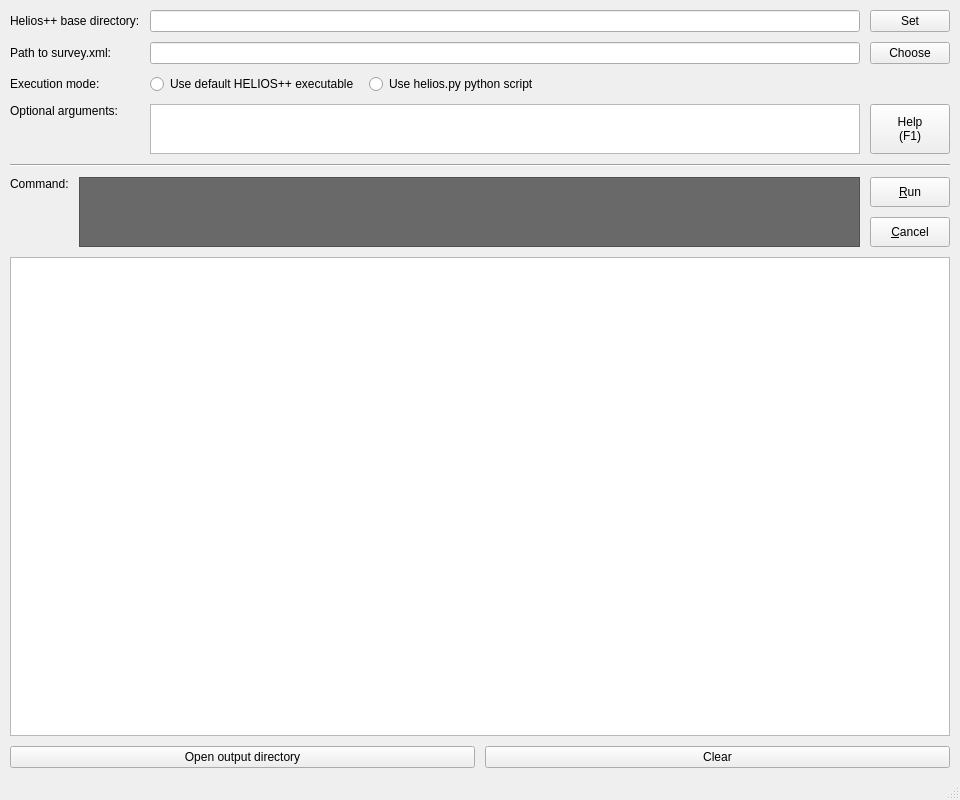
<?xml version="1.0" encoding="UTF-8"?>
<ui version="4.0">
 <class>MainWindow</class>
 <widget class="QMainWindow" name="MainWindow">
  <property name="geometry">
   <rect>
    <x>0</x>
    <y>0</y>
    <width>960</width>
    <height>800</height>
   </rect>
  </property>
  <property name="minimumSize">
   <size>
    <width>0</width>
    <height>0</height>
   </size>
  </property>
  <property name="windowTitle">
   <string>Helios++ GUI</string>
  </property>
  <property name="windowIcon">
   <iconset resource="../res/resources.qrc">
    <normaloff>:/heliospp.png</normaloff>:/heliospp.png</iconset>
  </property>
  <widget class="QWidget" name="centralwidget">
   <layout class="QGridLayout" name="gridLayout_2">
    <property name="leftMargin">
     <number>10</number>
    </property>
    <property name="topMargin">
     <number>10</number>
    </property>
    <property name="rightMargin">
     <number>10</number>
    </property>
    <property name="bottomMargin">
     <number>10</number>
    </property>
    <property name="spacing">
     <number>10</number>
    </property>
    <item row="9" column="0">
     <widget class="QTextBrowser" name="outputBrowser">
      <property name="minimumSize">
       <size>
        <width>0</width>
        <height>400</height>
       </size>
      </property>
      <property name="font">
       <font>
        <family>DejaVu Sans Mono</family>
       </font>
      </property>
      <property name="cursor" stdset="0">
       <cursorShape>IBeamCursor</cursorShape>
      </property>
     </widget>
    </item>
    <item row="5" column="0">
     <layout class="QHBoxLayout" name="horizontalLayout">
      <property name="spacing">
       <number>10</number>
      </property>
      <property name="topMargin">
       <number>0</number>
      </property>
      <item>
       <widget class="QLabel" name="cmdLabel">
        <property name="text">
         <string>Command:</string>
        </property>
        <property name="alignment">
         <set>Qt::AlignLeading|Qt::AlignLeft|Qt::AlignTop</set>
        </property>
       </widget>
      </item>
      <item>
       <widget class="QTextBrowser" name="cmdBrowser">
        <property name="sizePolicy">
         <sizepolicy hsizetype="Expanding" vsizetype="Fixed">
          <horstretch>0</horstretch>
          <verstretch>0</verstretch>
         </sizepolicy>
        </property>
        <property name="minimumSize">
         <size>
          <width>0</width>
          <height>70</height>
         </size>
        </property>
        <property name="maximumSize">
         <size>
          <width>16777215</width>
          <height>70</height>
         </size>
        </property>
        <property name="font">
         <font>
          <family>DejaVu Sans Mono</family>
         </font>
        </property>
        <property name="cursor" stdset="0">
         <cursorShape>IBeamCursor</cursorShape>
        </property>
        <property name="styleSheet">
         <string notr="true">QTextBrowser
{
    color: white;
    background-color: dimgray;
}</string>
        </property>
        <property name="html">
         <string>&lt;!DOCTYPE HTML PUBLIC &quot;-//W3C//DTD HTML 4.0//EN&quot; &quot;http://www.w3.org/TR/REC-html40/strict.dtd&quot;&gt;
&lt;html&gt;&lt;head&gt;&lt;meta name=&quot;qrichtext&quot; content=&quot;1&quot; /&gt;&lt;style type=&quot;text/css&quot;&gt;
p, li { white-space: pre-wrap; }
&lt;/style&gt;&lt;/head&gt;&lt;body style=&quot; font-family:'DejaVu Sans Mono'; font-size:11pt; font-weight:400; font-style:normal;&quot;&gt;
&lt;p style=&quot;-qt-paragraph-type:empty; margin-top:0px; margin-bottom:0px; margin-left:0px; margin-right:0px; -qt-block-indent:0; text-indent:0px;&quot;&gt;&lt;br /&gt;&lt;/p&gt;&lt;/body&gt;&lt;/html&gt;</string>
        </property>
       </widget>
      </item>
      <item>
       <layout class="QVBoxLayout" name="verticalLayout">
        <property name="spacing">
         <number>10</number>
        </property>
        <item>
         <widget class="QPushButton" name="runButton">
          <property name="sizePolicy">
           <sizepolicy hsizetype="Minimum" vsizetype="Preferred">
            <horstretch>0</horstretch>
            <verstretch>0</verstretch>
           </sizepolicy>
          </property>
          <property name="cursor">
           <cursorShape>PointingHandCursor</cursorShape>
          </property>
          <property name="text">
           <string>&amp;Run</string>
          </property>
          <property name="icon">
           <iconset theme="media-playback-start"/>
          </property>
         </widget>
        </item>
        <item>
         <widget class="QPushButton" name="cancelButton">
          <property name="sizePolicy">
           <sizepolicy hsizetype="Minimum" vsizetype="Preferred">
            <horstretch>0</horstretch>
            <verstretch>0</verstretch>
           </sizepolicy>
          </property>
          <property name="cursor">
           <cursorShape>PointingHandCursor</cursorShape>
          </property>
          <property name="text">
           <string>&amp;Cancel</string>
          </property>
          <property name="icon">
           <iconset theme="process-stop"/>
          </property>
         </widget>
        </item>
       </layout>
      </item>
     </layout>
    </item>
    <item row="0" column="0">
     <layout class="QGridLayout" name="setupLayout">
      <property name="leftMargin">
       <number>0</number>
      </property>
      <property name="topMargin">
       <number>0</number>
      </property>
      <property name="rightMargin">
       <number>0</number>
      </property>
      <property name="bottomMargin">
       <number>0</number>
      </property>
      <property name="spacing">
       <number>10</number>
      </property>
      <item row="3" column="2">
       <widget class="QPlainTextEdit" name="argsEditor">
        <property name="sizePolicy">
         <sizepolicy hsizetype="Expanding" vsizetype="Fixed">
          <horstretch>0</horstretch>
          <verstretch>0</verstretch>
         </sizepolicy>
        </property>
        <property name="minimumSize">
         <size>
          <width>0</width>
          <height>50</height>
         </size>
        </property>
        <property name="maximumSize">
         <size>
          <width>16777215</width>
          <height>50</height>
         </size>
        </property>
        <property name="font">
         <font>
          <family>DejaVu Sans Mono</family>
         </font>
        </property>
        <property name="cursor" stdset="0">
         <cursorShape>IBeamCursor</cursorShape>
        </property>
       </widget>
      </item>
      <item row="1" column="0">
       <widget class="QLabel" name="surveyPathLabel">
        <property name="text">
         <string>Path to survey.xml: </string>
        </property>
       </widget>
      </item>
      <item row="0" column="2">
       <widget class="QLineEdit" name="heliosBaseDirLineEdit">
        <property name="sizePolicy">
         <sizepolicy hsizetype="Expanding" vsizetype="Fixed">
          <horstretch>0</horstretch>
          <verstretch>0</verstretch>
         </sizepolicy>
        </property>
        <property name="minimumSize">
         <size>
          <width>400</width>
          <height>0</height>
         </size>
        </property>
        <property name="text">
         <string/>
        </property>
       </widget>
      </item>
      <item row="1" column="2">
       <widget class="QLineEdit" name="surveyPathLineEdit">
        <property name="minimumSize">
         <size>
          <width>400</width>
          <height>0</height>
         </size>
        </property>
       </widget>
      </item>
      <item row="0" column="3">
       <widget class="QPushButton" name="heliosBaseDirButton">
        <property name="cursor">
         <cursorShape>PointingHandCursor</cursorShape>
        </property>
        <property name="text">
         <string>Set</string>
        </property>
        <property name="icon">
         <iconset theme="folder-open"/>
        </property>
       </widget>
      </item>
      <item row="3" column="3">
       <widget class="QPushButton" name="helpButton">
        <property name="sizePolicy">
         <sizepolicy hsizetype="Minimum" vsizetype="Preferred">
          <horstretch>0</horstretch>
          <verstretch>0</verstretch>
         </sizepolicy>
        </property>
        <property name="cursor">
         <cursorShape>PointingHandCursor</cursorShape>
        </property>
        <property name="text">
         <string>Help
(F1)</string>
        </property>
        <property name="icon">
         <iconset theme="help"/>
        </property>
        <property name="shortcut">
         <string>F1</string>
        </property>
       </widget>
      </item>
      <item row="3" column="0">
       <widget class="QLabel" name="argsLabel">
        <property name="text">
         <string>Optional arguments:</string>
        </property>
        <property name="alignment">
         <set>Qt::AlignLeading|Qt::AlignLeft|Qt::AlignTop</set>
        </property>
       </widget>
      </item>
      <item row="1" column="3">
       <widget class="QPushButton" name="surveyPathButton">
        <property name="cursor">
         <cursorShape>PointingHandCursor</cursorShape>
        </property>
        <property name="text">
         <string>Choose</string>
        </property>
        <property name="icon">
         <iconset theme="text-html"/>
        </property>
       </widget>
      </item>
      <item row="0" column="0">
       <widget class="QLabel" name="heliosBaseDirLabel">
        <property name="text">
         <string>Helios++ base directory:</string>
        </property>
       </widget>
      </item>
      <item row="2" column="0">
       <widget class="QLabel" name="modeLabel">
        <property name="text">
         <string>Execution mode:</string>
        </property>
       </widget>
      </item>
      <item row="2" column="2">
       <layout class="QHBoxLayout" name="modeLayout">
        <property name="spacing">
         <number>10</number>
        </property>
        <item>
         <widget class="QRadioButton" name="defaultModeButton">
          <property name="sizePolicy">
           <sizepolicy hsizetype="Fixed" vsizetype="Fixed">
            <horstretch>0</horstretch>
            <verstretch>0</verstretch>
           </sizepolicy>
          </property>
          <property name="text">
           <string>Use default HELIOS++ executable</string>
          </property>
         </widget>
        </item>
        <item>
         <widget class="QRadioButton" name="heliospyModeButton">
          <property name="text">
           <string>Use helios.py python script</string>
          </property>
         </widget>
        </item>
       </layout>
      </item>
     </layout>
    </item>
    <item row="4" column="0">
     <widget class="Line" name="hline1">
      <property name="orientation">
       <enum>Qt::Horizontal</enum>
      </property>
     </widget>
    </item>
    <item row="12" column="0">
     <layout class="QHBoxLayout" name="outputLayout">
      <property name="spacing">
       <number>10</number>
      </property>
      <item>
       <widget class="QPushButton" name="openOutputDirButton">
        <property name="cursor">
         <cursorShape>PointingHandCursor</cursorShape>
        </property>
        <property name="text">
         <string>Open output directory</string>
        </property>
        <property name="icon">
         <iconset theme="folder"/>
        </property>
       </widget>
      </item>
      <item>
       <widget class="QPushButton" name="clearButton">
        <property name="cursor">
         <cursorShape>PointingHandCursor</cursorShape>
        </property>
        <property name="text">
         <string>Clear</string>
        </property>
        <property name="icon">
         <iconset theme="edit-clear"/>
        </property>
       </widget>
      </item>
     </layout>
    </item>
   </layout>
  </widget>
  <widget class="QMenuBar" name="menuBar">
   <property name="geometry">
    <rect>
     <x>0</x>
     <y>0</y>
     <width>960</width>
     <height>22</height>
    </rect>
   </property>
   <property name="sizePolicy">
    <sizepolicy hsizetype="MinimumExpanding" vsizetype="Fixed">
     <horstretch>0</horstretch>
     <verstretch>0</verstretch>
    </sizepolicy>
   </property>
  </widget>
  <widget class="QStatusBar" name="statusBar"/>
 </widget>
 <resources>
  <include location="../res/resources.qrc"/>
 </resources>
 <connections/>
</ui>
